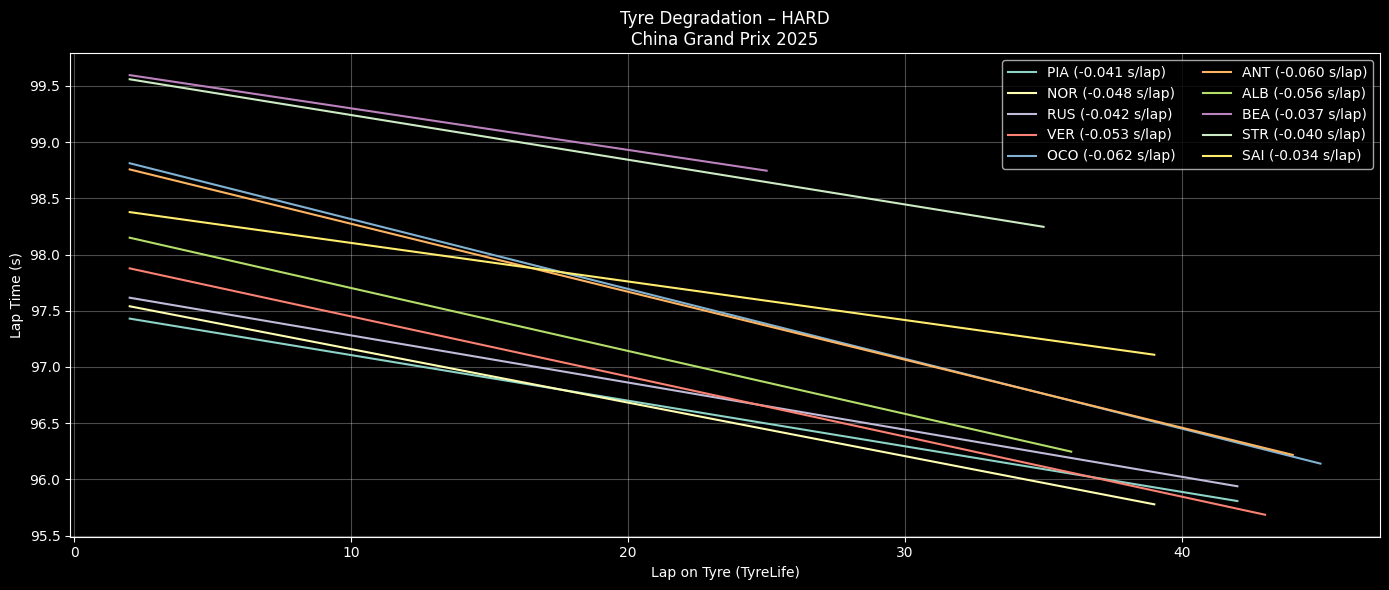

Write Python code to recreate this figure.
import fastf1, os
import pandas as pd
import numpy as np
import matplotlib.pyplot as plt
from pathlib import Path

# ========= CONFIG =========
YEAR = 2025
GP = "China Grand Prix"
SESSION = "R"
COMPOUND = "HARD"      # SOFT / MEDIUM / HARD
TOP_N = 10             # Top N finishers
CACHE_DIR = Path("/content/fastf1_cache")

# ========= CACHE =========
CACHE_DIR.mkdir(parents=True, exist_ok=True)
fastf1.Cache.enable_cache(CACHE_DIR)

# ========= LOAD SESSION =========
session = fastf1.get_session(YEAR, GP, SESSION)
session.load()

laps = session.laps.copy()
laps = laps[laps["IsAccurate"]]

# Convert laptime to seconds
laps["LapTimeSec"] = laps["LapTime"].dt.total_seconds()

# ========= SELECT TOP DRIVERS =========
drivers = (
    session.results
    .sort_values("Position")
    .head(TOP_N)["Abbreviation"]
    .tolist()
)

laps = laps[laps["Driver"].isin(drivers)]

# ========= CLEAN LAPS =========
laps = laps[
    laps["PitInTime"].isna() &
    laps["PitOutTime"].isna() &
    (laps["Compound"] == COMPOUND)
]

# ========= REMOVE OUTLIERS (IQR PER DRIVER PER STINT) =========
clean = []

for (d, stint), dl in laps.groupby(["Driver", "Stint"]):
    if len(dl) < 5:
        continue

    q1, q3 = dl["LapTimeSec"].quantile([0.25, 0.75])
    iqr = q3 - q1

    dl = dl[
        (dl["LapTimeSec"] >= q1 - 1.5 * iqr) &
        (dl["LapTimeSec"] <= q3 + 1.5 * iqr)
    ]

    clean.append(dl)

clean = pd.concat(clean)

# ========= PLOT TYRE DEGRADATION =========
plt.figure(figsize=(14,6))

for d in drivers:
    dl = clean[clean["Driver"] == d]

    # pilih stint terpanjang untuk driver tsb
    if dl.empty:
        continue

    stint_id = (
        dl.groupby("Stint").size().idxmax()
    )

    stint_laps = dl[dl["Stint"] == stint_id]

    if len(stint_laps) < 5:
        continue

    x = stint_laps["TyreLife"]
    y = stint_laps["LapTimeSec"]

    # Linear regression → degradation slope
    z = np.polyfit(x, y, 1)
    y_fit = np.polyval(z, x)

    plt.plot(x, y_fit, label=f"{d} ({z[0]:+.03f} s/lap)")

plt.title(f"Tyre Degradation – {COMPOUND}\n{GP} {YEAR}")
plt.xlabel("Lap on Tyre (TyreLife)")
plt.ylabel("Lap Time (s)")
plt.grid(alpha=0.3)
plt.legend(ncol=2)
plt.tight_layout()
plt.show()
